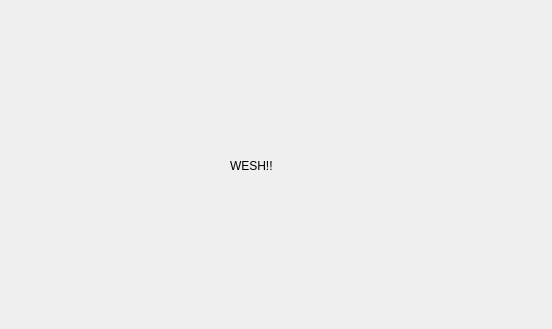
<?xml version="1.0" encoding="UTF-8"?>
<ui version="4.0">
 <class>Dialog</class>
 <widget class="QDialog" name="Dialog">
  <property name="geometry">
   <rect>
    <x>0</x>
    <y>0</y>
    <width>552</width>
    <height>329</height>
   </rect>
  </property>
  <property name="windowTitle">
   <string>Dialog</string>
  </property>
  <widget class="QLabel" name="label">
   <property name="geometry">
    <rect>
     <x>230</x>
     <y>140</y>
     <width>101</width>
     <height>51</height>
    </rect>
   </property>
   <property name="text">
    <string>WESH!!</string>
   </property>
  </widget>
 </widget>
 <resources/>
 <connections/>
</ui>
